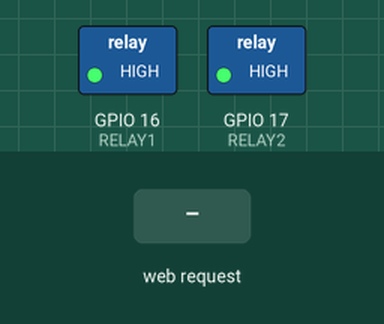
A sketch run on a simulated ESP32. On the bench: switched loads named in the sketch (green lamp = pin HIGH). The test bench sets the inputs (shaded band). What the sketch prints to the serial monitor is not drawn.

Above: at 1.2 s.
1.3 s: HTTP request GET /light1?state=1 received
At 1.9 s:
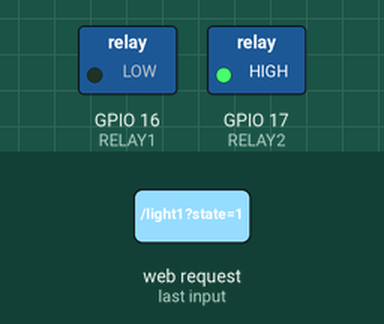
2.8 s: HTTP request GET /light2?state=1 received
At 3.1 s:
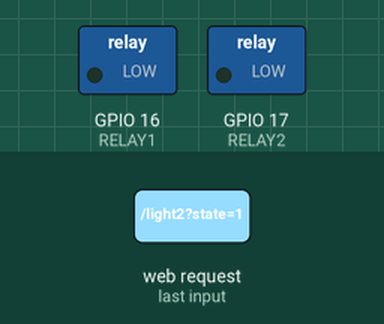
4.3 s: HTTP request GET /light1?state=0 received
At 5.4 s:
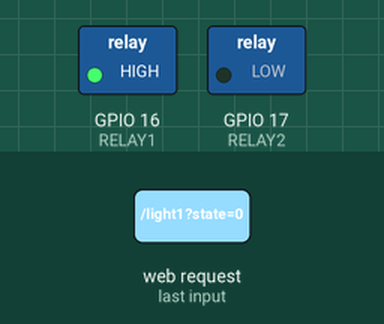
5.8 s: HTTP request GET /light2?state=0 received
At 6.6 s:
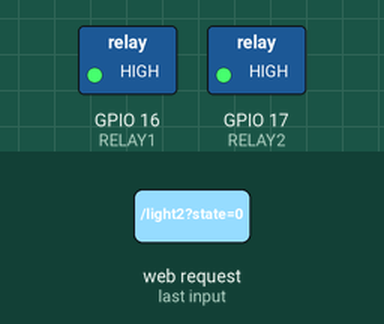
Timing chart, 0 to 8.3 s (numbered marks = the images above; inputs shaded):
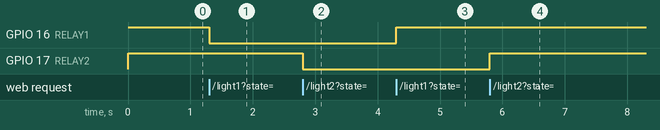

Measured:
- after the input at 1.3 s, GPIO 16 (RELAY1): HIGH → LOW at once
- after the input at 2.8 s, GPIO 17 (RELAY2): HIGH → LOW at once
- after the input at 4.3 s, GPIO 16 (RELAY1): LOW → HIGH at once
- after the input at 5.8 s, GPIO 17 (RELAY2): LOW → HIGH at once

The sketch:

main.ino
```cpp
#include <WiFi.h>
#include <WebServer.h>
#include <DNSServer.h>
#include "DHT.h"

/* ---------------- Hardware Configuration ---------------- */

// DHT11 sensor setup
#define DHTPIN 4
#define DHTTYPE DHT11

// Relay pins (Active LOW)
#define RELAY1 16
#define RELAY2 17

// WiFi Access Point name
const char* apSSID = "Home LAN";

/* ---------------- Object Initialization ---------------- */

DHT dht(DHTPIN, DHTTYPE);
WebServer server(80);

// DNS server for captive portal
const byte DNS_PORT = 53;
DNSServer dnsServer;

// Device states
bool light1State = false;
bool light2State = false;

/* ---------------- Web Page (Stored in Flash) ---------------- */
/*
  PROGMEM is used to store large HTML content in flash memory
  instead of RAM to improve performance and stability.
*/
const char htmlPage[] PROGMEM = R"rawliteral(
<!DOCTYPE html>
<html>
<head>
<meta charset="UTF-8">
<meta name="viewport" content="width=device-width, initial-scale=1.0">
<title>Room Automation System</title>
<style>
*{margin:0;padding:0;box-sizing:border-box;font-family:"Segoe UI",Roboto,system-ui;}
body{min-height:100vh;background:#000;display:flex;justify-content:center;align-items:center;color:#fff;}
.container{width:90%;max-width:420px;}
h1{text-align:center;margin-bottom:6px;font-weight:600;}
.datetime{text-align:center;font-size:20px;margin-bottom:30px;font-weight:500;letter-spacing:0.8px;color:#ddd;}
.row{display:flex;gap:15px;margin-bottom:25px;}
.glass{background:rgba(255,255,255,0.08);backdrop-filter:blur(14px);-webkit-backdrop-filter:blur(14px);border-radius:18px;border:1px solid rgba(255,255,255,0.25);box-shadow:0 10px 30px rgba(0,0,0,0.5);transition:0.3s;}
.card{flex:1;padding:22px;text-align:center;cursor:pointer;}
.label{font-size:14px;color:#ccc;}
.card h2{margin-top:10px;font-size:26px;color:#fff;}
.light-card.on{border:1px solid rgba(255,255,255,0.9);box-shadow:0 0 16px rgba(255,255,255,0.7),0 0 40px rgba(255,255,255,0.5);animation:glowPulse 1.6s infinite;}
@keyframes glowPulse{0%{box-shadow:0 0 12px rgba(255,255,255,0.4);}50%{box-shadow:0 0 38px rgba(255,255,255,0.9);}100%{box-shadow:0 0 12px rgba(255,255,255,0.4);}}
@media(max-width:400px){h1{font-size:22px;}.datetime{font-size:17px;}}
</style>
</head>
<body>
<div class="container">
<h1>Room Automation System</h1>
<br>
<p id="datetime" class="datetime">--</p>
<div class="row">
  <div class="glass card">
    <p class="label">🌡 Temperature</p>
    <h2><span id="temp">--</span> °C</h2>
  </div>
  <div class="glass card">
    <p class="label">💧 Humidity</p>
    <h2><span id="hum">--</span> %</h2>
  </div>
</div>
<div class="row">
  <div class="glass card light-card" onclick="toggleLight(1,this)">
    <p class="label">💡 Light</p>
    <h2 class="status-text">OFF</h2>
  </div>
  <div class="glass card light-card" onclick="toggleLight(2,this)">
    <p class="label">🌀 Fan</p>
    <h2 class="status-text">OFF</h2>
  </div>
</div>
</div>
<script>
function updateDateTime(){const now=new Date();const options={weekday:'short',month:'short',day:'numeric',hour:'2-digit',minute:'2-digit'};document.getElementById("datetime").innerText=now.toLocaleDateString('en-US',options);}setInterval(updateDateTime,1000);updateDateTime();
function updateSensorData(){fetch("/data").then(res=>res.json()).then(data=>{document.getElementById("temp").innerText=data.temp;document.getElementById("hum").innerText=data.hum;}).catch(()=>console.log("ESP32 offline"));}setInterval(updateSensorData,5000);updateSensorData();
function toggleLight(id,card){const isOn=card.classList.contains("on");const statusText=card.querySelector(".status-text");fetch(`/light${id}?state=${isOn?0:1}`);card.classList.toggle("on");statusText.innerText=isOn?"OFF":"ON";}
</script>
</body>
</html>
)rawliteral";

/* ---------------- Setup Function ---------------- */

void setup() {
  Serial.begin(115200);

  // Initialize sensor
  dht.begin();

  // Configure relay pins
  pinMode(RELAY1, OUTPUT);
  pinMode(RELAY2, OUTPUT);

  // Set relays OFF (Active LOW logic)
  digitalWrite(RELAY1, HIGH);
  digitalWrite(RELAY2, HIGH);

  /* -------- WiFi Access Point -------- */
  WiFi.mode(WIFI_AP);
  WiFi.softAP(apSSID, "12345678");

  IPAddress IP = WiFi.softAPIP();
  Serial.print("ESP32 AP IP: ");
  Serial.println(IP);

  /* -------- Captive Portal DNS -------- */
  dnsServer.start(DNS_PORT, "*", IP);

  /* -------- Routes -------- */

  // Serve main page
  server.on("/", HTTP_GET, [](){
    server.sendHeader("Cache-Control", "no-cache, no-store, must-revalidate");
    server.send_P(200, "text/html", htmlPage);
  });

  // Sensor data endpoint (JSON)
  server.on("/data", HTTP_GET, [](){
    float t = dht.readTemperature();
    float h = dht.readHumidity();

    // Handle sensor error
    if (isnan(t) || isnan(h)) {
      server.send(500, "application/json", "{\"error\":\"sensor\"}");
      return;
    }

    String json = "{\"temp\":" + String(t) + ",\"hum\":" + String(h) + "}";
    server.send(200, "application/json", json);
  });

  // Light 1 control
  server.on("/light1", HTTP_GET, [](){
    if (!server.hasArg("state")) {
      server.send(400, "text/plain", "Missing state");
      return;
    }

    String state = server.arg("state");
    light1State = state == "1";

    // Active LOW relay control
    digitalWrite(RELAY1, light1State ? LOW : HIGH);

    server.send(200, "text/plain", light1State ? "ON" : "OFF");
  });

  // Light 2 control
  server.on("/light2", HTTP_GET, [](){
    if (!server.hasArg("state")) {
      server.send(400, "text/plain", "Missing state");
      return;
    }

    String state = server.arg("state");
    light2State = state == "1";

    digitalWrite(RELAY2, light2State ? LOW : HIGH);

    server.send(200, "text/plain", light2State ? "ON" : "OFF");
  });

  // Captive portal fallback (redirect all unknown requests)
  server.onNotFound([](){
    server.send_P(200, "text/html", htmlPage);
  });

  // Start web server
  server.begin();
}

/* ---------------- Main Loop ---------------- */

void loop() {
  // Handle DNS requests (for captive portal)
  dnsServer.processNextRequest();

  // Handle HTTP client requests
  server.handleClient();

  // Small delay for stability
  delay(1);
}
```
